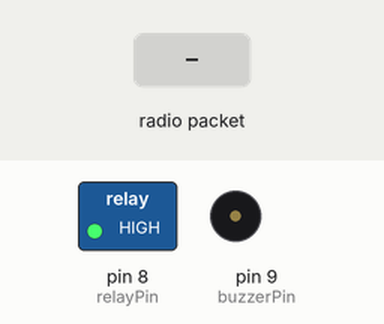
Bench run of a sketch on a simulated Arduino Uno, built with avr-gcc and run on an emulated ATmega328P. On the bench: switched loads named in the sketch (green lamp = pin HIGH), buzzer (waves = sounding, pin HIGH). The inputs (shaded band) are chosen by the test bench. No radio packets arrive unless stated.

Above: at 1.2 s.
1.3 s: radio packet "START" arrives
At 2.2 s:
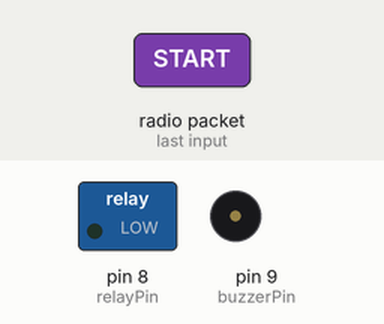
2.8 s: radio packet "STOP" arrives
At 2.9 s:
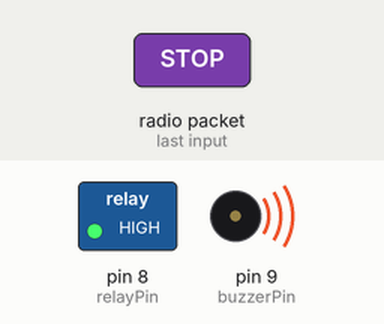
Timing chart, 0 to 5.8 s (numbered marks = the images above; inputs shaded):
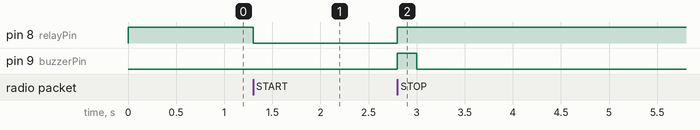

Measured:
- after the input at 1.3 s, pin 8 (relayPin): HIGH → LOW at once
- after the input at 2.8 s, pin 8 (relayPin): LOW → HIGH at once; pin 9 (buzzerPin): LOW → HIGH at once, → LOW 0.20 s later

The sketch:

bikeunitUNO.ino
```cpp
// 🏍️ FINAL CODE for UNO (The Bike) - Corrected Version
#include <RH_ASK.h>
// Receiving on Digital Pin 11, unused Transmit Pin 10
RH_ASK rf_driver(2000, 11, 10);

const int relayPin = 8;
const int buzzerPin = 9;

void setup() {
  // 1. Initialize Communication
  if (!rf_driver.init()) {
    // If RF initialization fails, code will hang here.
  }

  // 2. Initialize Output Pins
  pinMode(relayPin, OUTPUT);
  pinMode(buzzerPin, OUTPUT);

  // 3. Set Initial State (Motor OFF, Buzzer OFF)
  digitalWrite(relayPin, HIGH); // Motor OFF (Relay HIGH is OFF)
  digitalWrite(buzzerPin, LOW);  // Buzzer OFF
} // <--- Ensure this closing brace is present!

void loop() {
  // --- VARIABLE DECLARATION ---
  uint8_t buf[10];
  uint8_t buflen = sizeof(buf);

  // Check if a message has been received
  if (rf_driver.recv(buf, &buflen)) {
    buf[buflen] = 0; // Null-terminate the string
    String message = (char*)buf;

    if (message == "START") {
      // Safety Confirmed: Motor ON, Buzzer OFF
      digitalWrite(relayPin, LOW);
      digitalWrite(buzzerPin, LOW);
    }
    else if (message == "STOP") {
      // Safety Protocol Failure: Motor OFF, Buzzer ON
      digitalWrite(relayPin, HIGH);
      digitalWrite(buzzerPin, HIGH);

      // OPTIONAL: Make buzzer pulse instead of solid tone
      delay(200);
      digitalWrite(buzzerPin, LOW);
      delay(200);
    }
  }
}
```
